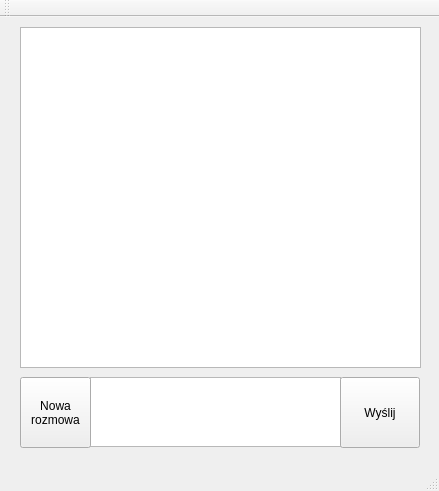
<?xml version="1.0" encoding="UTF-8"?>
<ui version="4.0">
 <class>MainWindow</class>
 <widget class="QMainWindow" name="MainWindow">
  <property name="geometry">
   <rect>
    <x>0</x>
    <y>0</y>
    <width>439</width>
    <height>491</height>
   </rect>
  </property>
  <property name="windowTitle">
   <string>MainWindow</string>
  </property>
  <widget class="QWidget" name="centralWidget">
   <widget class="QTextBrowser" name="display">
    <property name="geometry">
     <rect>
      <x>20</x>
      <y>10</y>
      <width>401</width>
      <height>341</height>
     </rect>
    </property>
   </widget>
   <widget class="QTextEdit" name="input">
    <property name="geometry">
     <rect>
      <x>90</x>
      <y>360</y>
      <width>251</width>
      <height>70</height>
     </rect>
    </property>
   </widget>
   <widget class="QPushButton" name="send">
    <property name="geometry">
     <rect>
      <x>340</x>
      <y>360</y>
      <width>80</width>
      <height>71</height>
     </rect>
    </property>
    <property name="text">
     <string>Wyślij</string>
    </property>
   </widget>
   <widget class="QPushButton" name="newtalk">
    <property name="geometry">
     <rect>
      <x>20</x>
      <y>360</y>
      <width>71</width>
      <height>71</height>
     </rect>
    </property>
    <property name="text">
     <string>Nowa 
rozmowa</string>
    </property>
   </widget>
  </widget>
  <widget class="QMenuBar" name="menuBar">
   <property name="geometry">
    <rect>
     <x>0</x>
     <y>0</y>
     <width>439</width>
     <height>20</height>
    </rect>
   </property>
  </widget>
  <widget class="QToolBar" name="mainToolBar">
   <attribute name="toolBarArea">
    <enum>TopToolBarArea</enum>
   </attribute>
   <attribute name="toolBarBreak">
    <bool>false</bool>
   </attribute>
  </widget>
  <widget class="QStatusBar" name="statusBar"/>
 </widget>
 <layoutdefault spacing="6" margin="11"/>
 <resources/>
 <connections/>
</ui>
